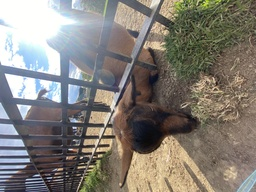
#> input picture Projects/Project2/images/Goat.JPG, 256 x 192 px, shrunk from 4032 x 3024 before the run
$ jupyter execute --allow-errors image_prep.ipynb
#> lines starting #> are read from the running program, lines starting #| are printed output that depends on the picture; after the words box and inside, x2 and y2 are one past the last pixel; in counts of white or black regions, pixels touching at a corner belong together
### Projects/Project2/edge_detection.py
import numpy as np
import matplotlib.pyplot as plt


# Derivative Functions
# [70 lines left out: functions three_point_derivative, five_point_derivative, seven_point_derivative, nine_point_derivative, not called in this run]


# Filtering Functions
def grayscale(img):
    ''' Returns grayscale version of color image using proper gamma expansion
    to preserve luminance'''

    below_threshold = img/12.92

    above_threshold = ((img + 0.055)/1.055)**2.4

    expanded = np.where(img <= 0.04045, above_threshold, below_threshold)

    coeff = [0.2126, 0.7152, 0.0722]
    y_lin = np.dot(expanded, coeff)

    return normalize(y_lin)


def gaussian(x: np.ndarray, val=0, var=1) -> np.ndarray:
    ''' Probability-density form (integrates to 1) of gaussian function
    with expectation value val and variance var'''

    const = 1/(var*np.sqrt(2*np.pi))

    exponent = -(x - val)**2/(2*var**2)

    return const*np.exp(exponent)


def gaussian2d(var, size=(1, 1, 1, 1)) -> np.ndarray:
    ''' Normalized 2d gaussian, size is the number of points
    to include on the (left, right, top, bottom) of the expectation value'''

    left, right, top, bottom = size

    x_size = left+right+1
    y_size = bottom+top+1

    x_wts = gaussian(np.linspace(-left, right, x_size), var=var)
    y_wts = gaussian(np.linspace(-top, bottom, y_size), var=var)

    # use meshgrid to create 2d gaussian
    xx_wts, yy_wts = np.meshgrid(x_wts, y_wts)
    wts = xx_wts * yy_wts

    # integrate over weights
    integral_wts = np.sum(wts)

    corrected_wts = wts/integral_wts

    return corrected_wts


def blur(img: np.ndarray, r: int, var=1) -> np.ndarray:
    ''' Apply a Gaussian blur to img.

    kernel shape is (2*r + 1, 2*r + 1)'''

    img_x, img_y = img.shape

    # array to hold results
    result = np.full(img.shape, np.nan)

    # do the center first, this reuses the full kernel
    # and avoids unecessary re-generation
    full_kernel = gaussian2d(var, (r, r, r, r)).flatten()

    for x in range(r, img_x - r):
        for y in range(r, img_y - r):

            sub_img = img[x - r: x + r + 1, y - r: y + r + 1]

            result[x, y] = np.dot(sub_img.flatten(), full_kernel)

    # now do the edge
    for x in range(img_x):
        for y in range(img_y):

            # nan indicates an unfilled value
            if np.isnan(result[x, y]):
                left = np.min([x, r])
                right = np.min([img_x - 1 - x, r])
                top = np.min([y, r])
                bottom = np.min([img_y - 1 - y, r])

                kernel = gaussian2d(var, (left, right, top, bottom))

                sub_img = img[x - left: x + right + 1, y - top: y + bottom + 1]

                result[x, y] = np.dot(kernel.flatten(), sub_img.flatten())

    return result


def normalize(data):
    return (data - np.amin(data))/(np.amax(data) - np.amin(data))


# Display Functions
# [114 lines left out: functions show_image_hist, show_edges, detect_edges, detect_edges_hessian, not called in this run]

### Projects/Project2/image_prep.ipynb
[cell 1]
import numpy as np
from PIL import Image
from edge_detection import grayscale, blur

Load original color images

[cell 2]
goat_jpg = Image.open('images/Goat.JPG')
#> goat_jpg is the input picture: PIL image 256x192 RGB; mean R, G, B 131.9, 127.2, 120.3
leaf_jpg = Image.open('images/Leaf.JPG')
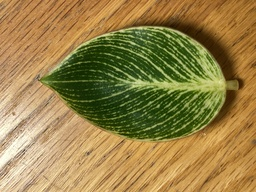
#> input picture Projects/Project2/images/Leaf.JPG, 256 x 192 px, shrunk from 4032 x 3024 before the run
#> leaf_jpg is the input picture: PIL image 256x192 RGB; mean R, G, B 151.7, 129.3, 72
#> (the rest of this cell did not finish here and is left out)

Convert to numpy array

[cell 3]
goat = np.transpose(np.asarray(goat_jpg), axes=(1,0,2))
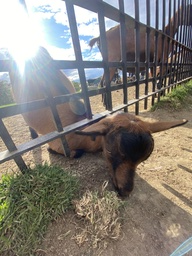
#> goat: shape (256, 192, 3); mean R, G, B 131.9, 127.2, 120.3
leaf = np.transpose(np.asarray(leaf_jpg), axes=(1,0,2))
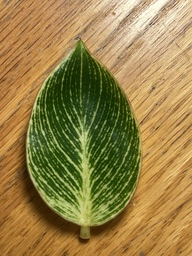
#> leaf: shape (256, 192, 3); mean R, G, B 151.7, 129.3, 72
#> (the rest of this cell did not finish here and is left out)

Apply grayscale function

[cell 4]
gray_goat = grayscale(goat)
#> in grayscale, `above_threshold = ((img + 0.055)/1.055)**2.4`:
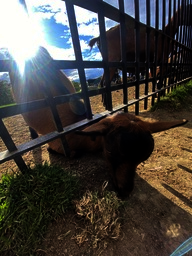
#> above_threshold: shape (256, 192, 3) float64; mean R, G, B 146138.2, 138855.2, 130331.9; drawn with min black and max white
#> in grayscale, `y_lin = np.dot(expanded, coeff)`:
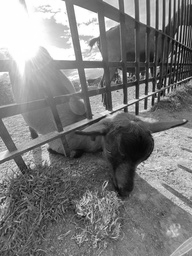
#> y_lin: shape (256, 192) float64; min 0.193, max 19.74, mean 9.88; drawn with min black and max white
gray_leaf = grayscale(leaf)
#> in grayscale (call 2), `above_threshold = ((img + 0.055)/1.055)**2.4`:
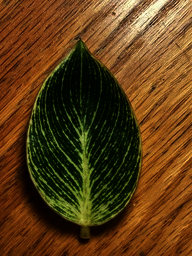
#> above_threshold: shape (256, 192, 3) float64; mean R, G, B 192667.1, 124285.4, 43765.7; drawn with min black and max white
#> in grayscale (call 2), `y_lin = np.dot(expanded, coeff)`:
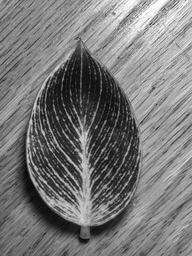
#> y_lin: shape (256, 192) float64; min 1.37, max 19.65, mean 10.06; drawn with min black and max white
#> (the rest of this cell did not finish here and is left out)

Apply blurring function

[cell 5]
blur_goat_1 = blur(gray_goat, 10, 5)
#> after the loop in blur, `for x in range(img_x):`:
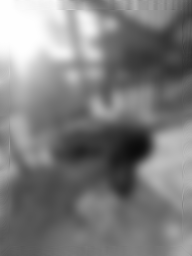
#> result: shape (256, 192) float64; min 0.0492, max 0.999, mean 0.496
blur_leaf_1 = blur(gray_leaf, 10, 5)
#> call 2 of blur, with r = 10, var = 5
#> after the loop in blur (call 2), `for x in range(r, img_x - r):`:
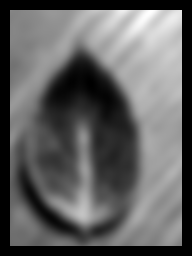
#> result: shape (256, 192) float64; 17.42% of the values are NaN or infinite; the others: min 0.108, max 0.871, mean 0.46; drawn with min black, max white, NaN and infinite black
#> after the loop in blur (call 2), `for x in range(img_x):`:
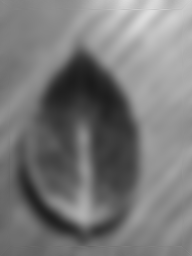
#> result: shape (256, 192) float64; 17.42% of pixels changed, all inside (x1, y1, x2, y2) = (0, 0, 192, 256)
#> (the rest of this cell did not finish here and is left out)

Save color, grayscale, and blurred images as numpy arrays

[cell 6]
np.save('images/npy/Goat.npy', goat)
np.save('images/npy/GrayGoat.npy', gray_goat)
np.save('images/npy/BlurryGoat1.npy', blur_goat_1)
#> (the rest of this cell did not finish here and is left out)
